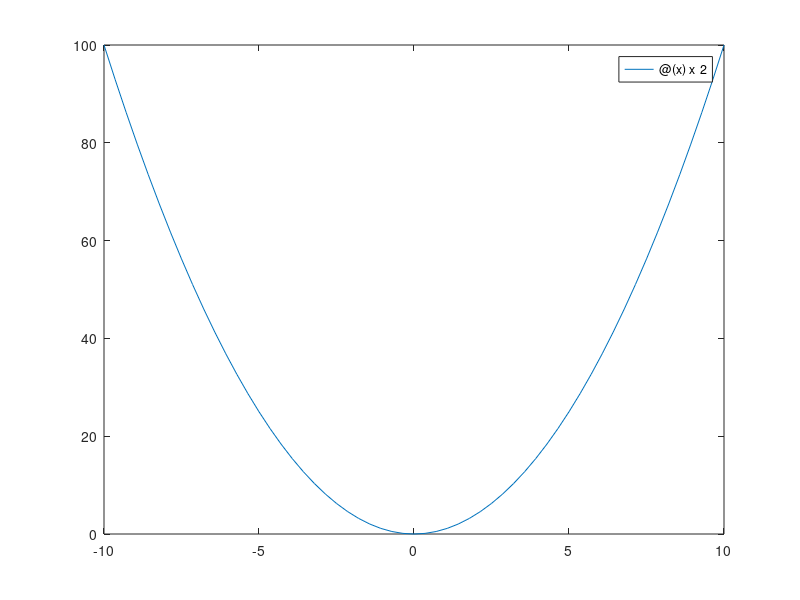

Write the MATLAB code that produced this figure. (Note: this script raises an error after producing the figure.)
%%% Tutoriel 2:

%% 1 - Minimize a simple non-linear function with fmin unconstrainte: fminunc
% Go to help so as to understand how the fct works: help fminunc
%fun = @(x) x^2;
% What does @(x) mean? -> fun will be assigned the handle of a function
% (x^2), which takes one parameter (x) that is an array
% What does .^ mean ? -> array power -> array vs. matrix, matlab initialy
% works with matrix.
fun = @(x) x^2
%plot the function over interval -10,10
fplot(fun, [-10 10])
%Compute the min
fminbnd(fun, -10, 10) % find the value that minimise the functin fun in the interval [-10,10]

%% 2 - The maximum likelihood estimates of omega and alpha(1) of ARCH1
%Import llog returns by yoursel and name it "Return"


%Minimising the negative loglikelihood is equivalent to maximing the
 %loglikelihood: use "fmin"-type fct
 
 % Initial guess
a0=7.9778E-7;
a1=0.0896;
%b1=0.9098

% fminsearch
fminsearch('ARCHLik', [a0 a1], [], Return )


%% 3 - Plot generated arch 1

%Estimated parameters of ARCH(1) by function "fminsearch('ARCHLik', [a0
%a1], [], Return )"

omega = 0.000328;
alpha = 0.35620;

%Initialise vector
RetArch = zeros(length(Return) - 1,1);

%1st value
RetArch(1) = sqrt(omega + alpha) * normrnd(0,1);
% normrnd(0,1) = generate a random value based on a normal distribution of
% mean 0 and variance 1.
for i = 2:(length(Return) -1)
RetArch(i) = sqrt(omega + alpha * (RetArch(i-1))^2) * normrnd(0,1);
end

figure
subplot(4,1,1)
plot(Return)
set(gca,'YLim',[-0.15 0.15])
set(gca,'YTick',[-0.15 0 0.15])
ylabel('Vodafone')
subplot(4,1,2)
plot(RetArch)
set(gca,'YLim',[-0.15 0.15])
set(gca,'YTick',[-0.15 0 0.15])
ylabel('Gen.Arch(1)')